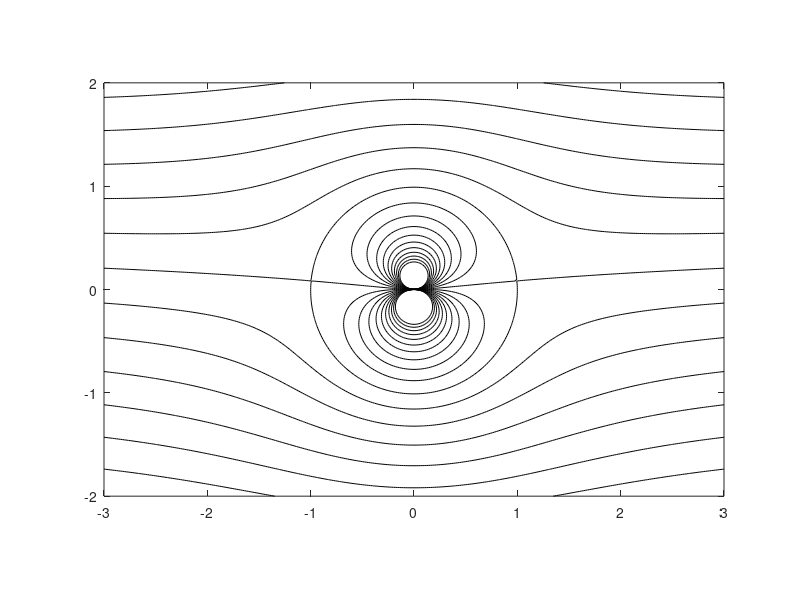

Write the MATLAB code that produced this figure.
clf
mu = 1; gam = pi/3; V=1;
x = -3:.02:3;
y = -2:.02:2;
for m = 1:length(x)
for n = 1:length(y)
xx(m,n) = x(m); yy(m,n) = y(n);
psis(m,n) = V * y(n) - mu * y(n)/(x(m)^2+(y(n)+.01)^2) ...
- (gam/4/pi)*log(x(m)^2+(y(n)+.01)^2);
end
end
contour(xx,yy,psis,[-3:.3:3],'k'), axis image
